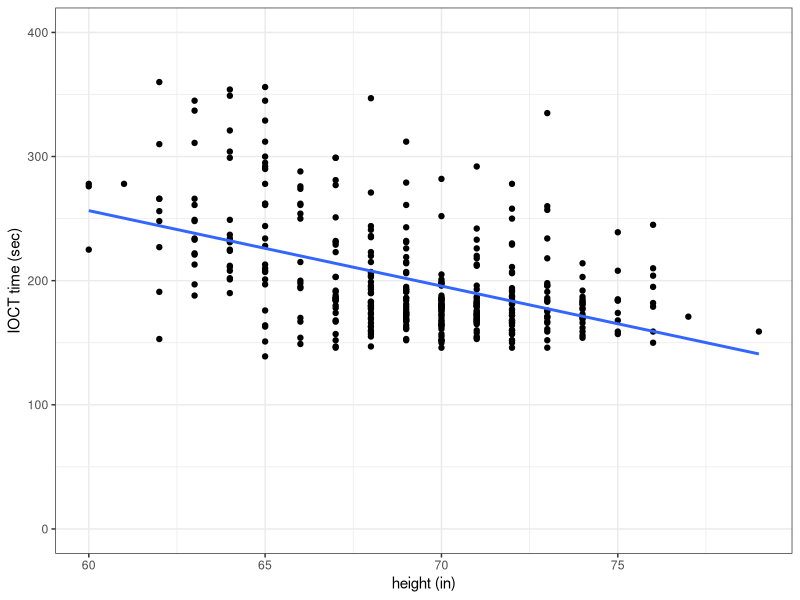
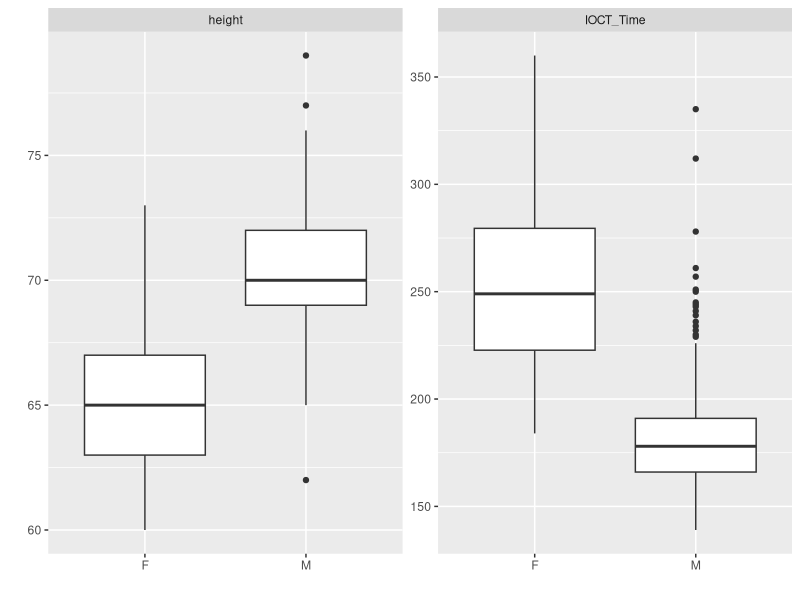
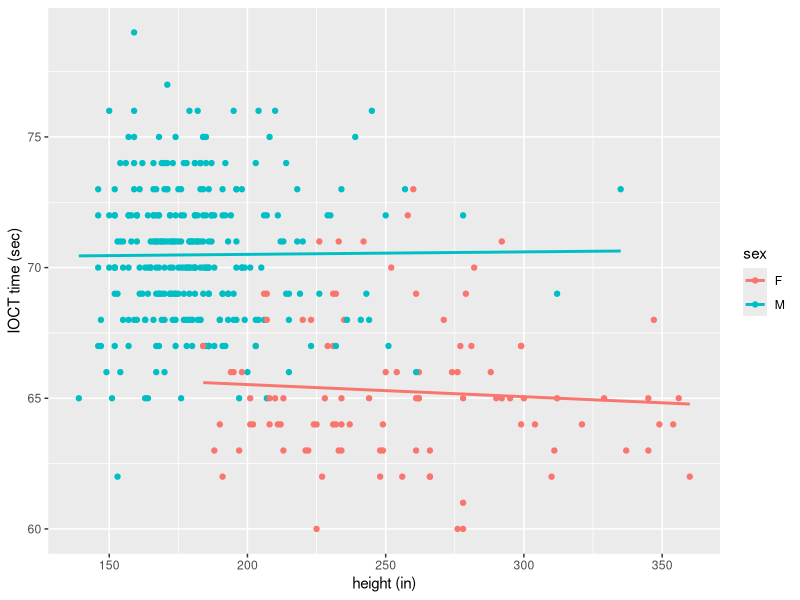

Write the R code that produced these figures, in order.
## ---- chunk 1
knitr::opts_chunk$set(echo = FALSE,
                      message = FALSE,
                      warning = FALSE)
library(tidyverse)
library(knitr)
library(broom)
## ---- chunk 2
cadets <- read_csv(file = "obstacle_course.csv")

cadets %>% 
  filter(IOCT_Time < 400) %>% 
  ggplot(aes(x = height, y = IOCT_Time)) +
  geom_point() +
  geom_smooth(method = "lm", se = FALSE) +
  ylim(0,400) +
  theme_bw() +
  labs(y = "IOCT time (sec)", x = "height (in)")

cadets %>% 
  filter(IOCT_Time < 400) %>%
  lm(IOCT_Time ~ height, data = .) %>% 
  tidy() %>% 
  kable(digits = 2, caption = "Linear regression output for IOCT times and height.")
## ---- chunk 3
cadets %>%
  filter(IOCT_Time < 400) %>%
  pivot_longer(cols = c(-sex,-athlete),
               names_to = "variable",
               values_to = "value") %>% 
  ggplot(aes(x = sex, y = value)) +
  geom_boxplot() +
  facet_wrap(~variable, scale = "free_y") +
  labs(y = "", x = "")
## ---- chunk 4
cadets %>%
  filter(IOCT_Time < 400) %>%
  ggplot(aes(x = IOCT_Time, y = height, color = sex)) +
  geom_point() +
  geom_smooth(method = "lm", se = FALSE) +
  labs(y = "IOCT time (sec)", x = "height (in)")
## ---- chunk 5
cadets %>%
  filter(IOCT_Time < 400, sex == "F") %>%
  lm(IOCT_Time ~ height, data = .) %>% 
  tidy() %>% 
  kable(digits = 2, caption = "Regression results for female cadets.")

cadets %>%
  filter(IOCT_Time < 400, sex == "M") %>%
  lm(IOCT_Time ~ height, data = .) %>% 
  tidy() %>% 
  kable(digits = 2, caption = "Regression results for male cadets.")
